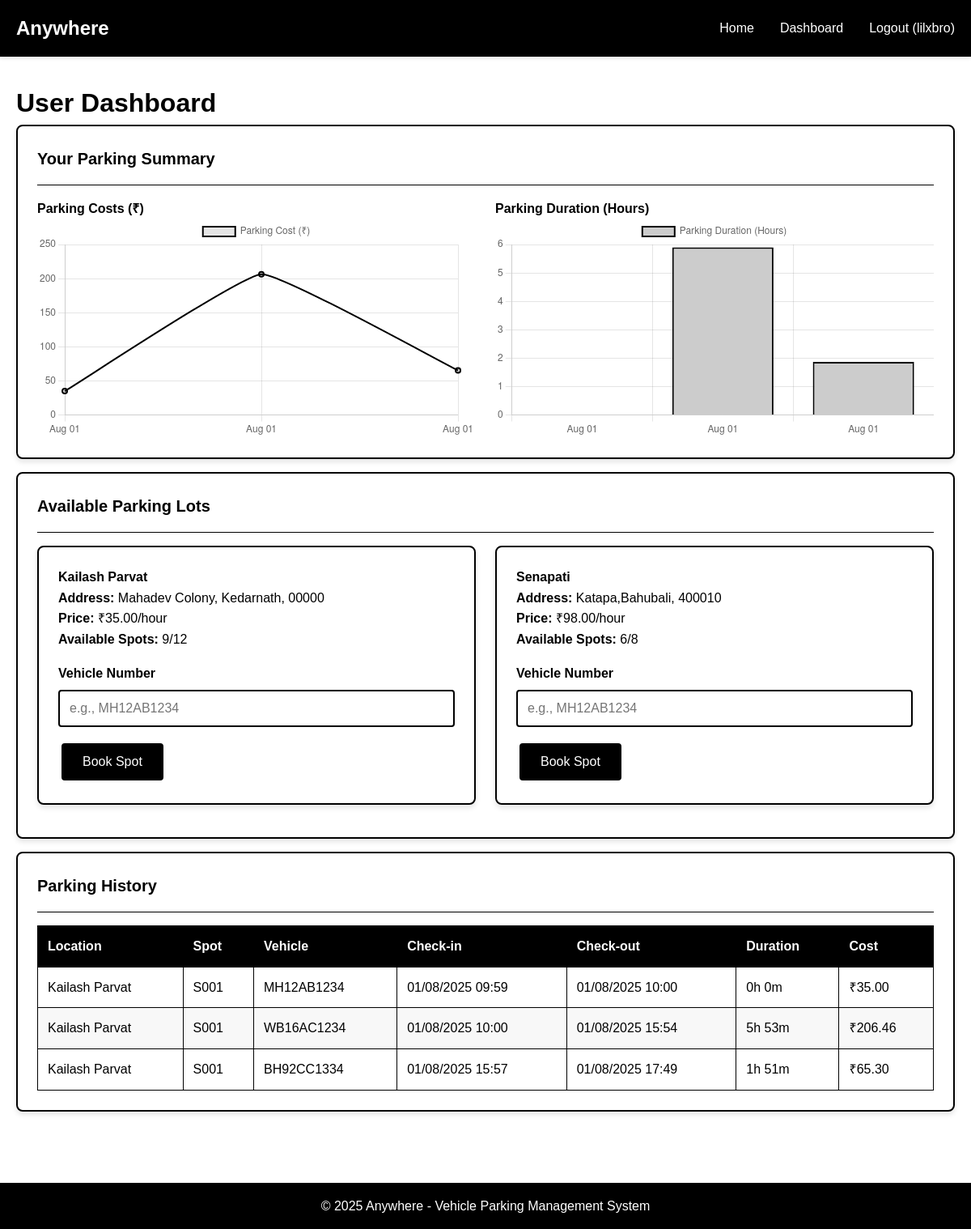
The page /user/dashboard (signed in) on the database its author committed.
### backend/models.py (models this page shows, shortened)
class User(db.Model):
    __tablename__ = 'users'
    id = db.Column(db.Integer, primary_key=True)
    username = db.Column(db.String(80), unique=True, nullable=False)
    email = db.Column(db.String(120), unique=True, nullable=False)
    password_hash = db.Column(db.String(120), nullable=False)
    phone = db.Column(db.String(15), nullable=True)
    is_admin = db.Column(db.Boolean, default=False)
    created_at = db.Column(db.DateTime, default=datetime.utcnow)
    reservations = db.relationship('Reservation', backref='user', lazy=True, cascade='all, delete-orphan')

class ParkingLot(db.Model):
    __tablename__ = 'parking_lots'
    id = db.Column(db.Integer, primary_key=True)
    prime_location_name = db.Column(db.String(100), nullable=False)
    address = db.Column(db.Text, nullable=False)
    pin_code = db.Column(db.String(10), nullable=False)
    price_per_hour = db.Column(db.Float, nullable=False)
    maximum_spots = db.Column(db.Integer, nullable=False)
    created_at = db.Column(db.DateTime, default=datetime.utcnow)
    spots = db.relationship('ParkingSpot', backref='lot', lazy=True, cascade='all, delete-orphan', order_by='ParkingSpot.spot_number')
    @property
    def available_spots_count(self):
        return len([spot for spot in self.spots if spot.status == 'A'])

class ParkingSpot(db.Model):
    __tablename__ = 'parking_spots'
    id = db.Column(db.Integer, primary_key=True)
    lot_id = db.Column(db.Integer, db.ForeignKey('parking_lots.id'), nullable=False)
    spot_number = db.Column(db.String(10), nullable=False)
    status = db.Column(db.String(1), default='A', nullable=False)  # A-Available, O-Occupied
    created_at = db.Column(db.DateTime, default=datetime.utcnow)
    reservations = db.relationship('Reservation', backref='spot', lazy=True)

class Reservation(db.Model):
    __tablename__ = 'reservations'
    id = db.Column(db.Integer, primary_key=True)
    spot_id = db.Column(db.Integer, db.ForeignKey('parking_spots.id'), nullable=False)
    user_id = db.Column(db.Integer, db.ForeignKey('users.id'), nullable=False)
    vehicle_number = db.Column(db.String(20), nullable=False)
    parking_timestamp = db.Column(db.DateTime, default=datetime.utcnow)
    leaving_timestamp = db.Column(db.DateTime, nullable=True)
    parking_cost = db.Column(db.Float, nullable=True)
    @property
    def duration_str(self):
        end_time = self.leaving_timestamp or datetime.utcnow()
        if self.parking_timestamp:
            duration = end_time - self.parking_timestamp
            hours = int(duration.total_seconds() // 3600)
            minutes = int((duration.total_seconds() % 3600) // 60)
            if not self.leaving_timestamp:
                return f"{hours}h {minutes}m (ongoing)"
            return f"{hours}h {minutes}m"
        return "N/A"

### backend/app.py (the view)
@app.route('/user/dashboard')
@login_required
def user_dashboard():
    user = User.query.get(session['user_id'])
    if user.is_admin:
        return redirect(url_for('admin_dashboard'))
    lots = ParkingLot.query.all()
    available_lots = [lot for lot in lots if lot.available_spots_count > 0]
    current_reservations = Reservation.query.filter_by(
        user_id=user.id,
        leaving_timestamp=None
    ).all()
    past_reservations = Reservation.query.filter(
        Reservation.user_id == user.id,
        Reservation.leaving_timestamp.isnot(None)
    ).order_by(Reservation.leaving_timestamp.asc()).all()
    user_chart_data = {
        'labels': [res.leaving_timestamp.strftime('%b %d') for res in past_reservations],
        'costs': [res.parking_cost for res in past_reservations],
        'durations': [round((res.leaving_timestamp - res.parking_timestamp).total_seconds() / 3600, 2) for res in past_reservations]
    }
    return render_template('user_dashboard.html',
                           lots=available_lots,
                           current_reservations=current_reservations,
                           past_reservations=past_reservations,
                           user_chart_data=user_chart_data)

### backend/app.py (called while the page is built)
def login_required(f):
    @wraps(f)
    def decorated_function(*args, **kwargs):
        if 'user_id' not in session:
            flash('Please log in to access this page.', 'error')
            return redirect(url_for('login'))
        return f(*args, **kwargs)
    return decorated_function

### frontend/templates/user_dashboard.html (shortened to what this page needs)
{% extends "base.html" %}
{% block content %}
<h1>User Dashboard</h1>
{% if past_reservations %}
<div class="card mb-2">
    <div class="card-header">
        <h3 class="card-title">Your Parking Summary</h3>
    </div>
    <div class="row">
        <div class="col-md-6">
            <h4>Parking Costs (₹)</h4>
            <canvas id="parkingCostChart"></canvas>
        </div>
        <div class="col-md-6">
            <h4>Parking Duration (Hours)</h4>
            <canvas id="parkingDurationChart"></canvas>
        </div>
    </div>
</div>
{% endif %}
<div class="card mb-2">
    <div class="card-header">
        <h3 class="card-title">Available Parking Lots</h3>
    </div>
    {% if lots %}
        <div class="row">
            {% for lot in lots %}
            <div class="col-md-6">
                <div class="card mb-2">
                    <h4>{{ lot.prime_location_name }}</h4>
                    <p><strong>Address:</strong> {{ lot.address }}, {{ lot.pin_code }}</p>
                    <p><strong>Price:</strong> ₹{{ "%.2f"|format(lot.price_per_hour) }}/hour</p>
                    <p><strong>Available Spots:</strong> {{ lot.available_spots_count }}/{{ lot.maximum_spots }}</p>
                    {% if lot.available_spots_count > 0 %}
                        <form method="POST" action="{{ url_for('book_spot', lot_id=lot.id) }}" style="margin-top: 1rem;">
                            <div class="form-group">
                                <label class="form-label" for="vehicle_number_{{ lot.id }}">Vehicle Number</label>
                                <input type="text"
                                       class="form-control"
                                       id="vehicle_number_{{ lot.id }}"
                                       name="vehicle_number"
                                       placeholder="e.g., MH12AB1234"
                                       required>
                            </div>
                            <button type="submit" class="btn btn-primary">Book Spot</button>
                        </form>
                    {% else %}
                        <p class="text-center"><em>No spots available</em></p>
                    {% endif %}
                </div>
            </div>
            {% endfor %}
        </div>
    {% else %}
        <p class="text-center p-2">No parking lots available at the moment.</p>
    {% endif %}
</div>
{% if past_reservations %}
<div class="card">
    <div class="card-header">
        <h3 class="card-title">Parking History</h3>
    </div>
    <table class="table">
        <thead>
            <tr>
                <th>Location</th>
                <th>Spot</th>
                <th>Vehicle</th>
                <th>Check-in</th>
                <th>Check-out</th>
                <th>Duration</th>
                <th>Cost</th>
            </tr>
        </thead>
        <tbody>
            {% for reservation in past_reservations %}
            <tr>
                <td>{{ reservation.spot.lot.prime_location_name }}</td>
                <td>{{ reservation.spot.spot_number }}</td>
                <td>{{ reservation.vehicle_number }}</td>
                <td>{{ reservation.parking_timestamp.strftime('%d/%m/%Y %H:%M') }}</td>
                <td>{{ reservation.leaving_timestamp.strftime('%d/%m/%Y %H:%M') if reservation.leaving_timestamp else 'N/A' }}</td>
                <td>{{ reservation.duration_str }}</td>
                <td>₹{{ "%.2f"|format(reservation.parking_cost) if reservation.parking_cost else '0.00' }}</td>
            </tr>
            {% endfor %}
        </tbody>
    </table>
</div>
{% endif %}
{% endblock %}
{% block scripts %}
{% if user_chart_data and user_chart_data.labels %}
<script>
document.addEventListener('DOMContentLoaded', function() {
    // User Parking Cost Chart
    const costCtx = document.getElementById('parkingCostChart').getContext('2d');
    new Chart(costCtx, {
        type: 'line',
        data: {
            labels: {{ user_chart_data.labels | tojson }},
            datasets: [{
                label: 'Parking Cost (₹)',
                data: {{ user_chart_data.costs | tojson }},
                fill: false,
                borderColor: '#000000',
                tension: 0.1,
                borderWidth: 2
            }]
        },
        options: {
            responsive: true,
            scales: {
                y: {
                    beginAtZero: true
                }
            }
        }
    });
    // User Parking Duration Chart
    const durationCtx = document.getElementById('parkingDurationChart').getContext('2d');
    new Chart(durationCtx, {
        type: 'bar',
        data: {
            labels: {{ user_chart_data.labels | tojson }},
            datasets: [{
                label: 'Parking Duration (Hours)',
                data: {{ user_chart_data.durations | tojson }},
                backgroundColor: '#cccccc',
                borderColor: '#000000',
                borderWidth: 2
            }]
        },
        options: {
            responsive: true,
            scales: {
                y: {
                    beginAtZero: true
                }
            }
        }
    });
});
</script>
{% endif %}
{% endblock %}

### frontend/templates/base.html (shortened to what this page needs)
<!DOCTYPE html>
<html lang="en">
<head>
    <link rel="stylesheet" href="{{ url_for('static', filename='css/style.css') }}">
</head>
<body>
    <header class="header">
        <div class="container">
            <nav class="navbar">
                <div class="logo">Anywhere</div>
                <ul class="nav-links">
                    <li><a href="{{ url_for('index') }}">Home</a></li>
                    {% if session.user_id %}
                        {% if session.is_admin %}
                            <li><a href="{{ url_for('admin_dashboard') }}">Dashboard</a></li>
                        {% else %}
                            <li><a href="{{ url_for('user_dashboard') }}">Dashboard</a></li>
                        {% endif %}
                        <li><a href="{{ url_for('logout') }}">Logout ({{ session.username }})</a></li>
                    {% else %}
                        <li><a href="{{ url_for('login') }}">Login</a></li>
                        <li><a href="{{ url_for('register') }}">Register</a></li>
                    {% endif %}
                </ul>
            </nav>
        </div>
    </header>
    <main class="main-content">
        <div class="container">
            {% block content %}{% endblock %}
        </div>
    </main>
    <footer class="footer">
        <div class="container">
            <p>&copy; 2025 Anywhere - Vehicle Parking Management System</p>
        </div>
    </footer>
    {% block scripts %}{% endblock %}
</body>
</html>

### frontend/static/css/style.css (style rules this page uses)
* { margin: 0; padding: 0; box-sizing: border-box; }
body { font-family: 'Arial', sans-serif; background-color: #ffffff; color: #000000; line-height: 1.6; }
.container { max-width: 1200px; margin: 0 auto; padding: 0 20px; }
.header { background-color: #000000; color: #ffffff; padding: 1rem 0; box-shadow: 0 2px 5px rgba(0,0,0,0.1); }
.navbar { display: flex; justify-content: space-between; align-items: center; }
.logo { font-size: 1.5rem; font-weight: bold; }
.nav-links { display: flex; list-style: none; gap: 2rem; }
.nav-links a { color: #ffffff; text-decoration: none; transition: color 0.3s; }
.main-content { min-height: calc(100vh - 160px); padding: 2rem 0; }
.card { background-color: #ffffff; border: 2px solid #000000; border-radius: 8px; padding: 1.5rem; margin-bottom: 1.5rem; box-shadow: 0 4px 6px rgba(0,0,0,0.1); overflow: hidden; }
.card-header { border-bottom: 1px solid #000000; padding-bottom: 1rem; margin-bottom: 1rem; display: flex; justify-content: space-between; align-items: center; flex-wrap: wrap; }
.card-title { font-size: 1.25rem; font-weight: bold; color: #000000; margin-bottom: 0; }
.form-group { margin-bottom: 1rem; }
.form-label { display: block; margin-bottom: 0.5rem; font-weight: bold; color: #000000; }
.form-control { width: 100%; padding: 0.75rem; border: 2px solid #000000; border-radius: 4px; font-size: 1rem; background-color: #ffffff; color: #000000; }
.btn { display: inline-block; padding: 0.75rem 1.5rem; margin: 0.25rem; border: 2px solid #000000; border-radius: 4px; text-decoration: none; font-size: 1rem; cursor: pointer; transition: all 0.3s; text-align: center; background-color: #ffffff; color: #000000; }
.btn-primary { background-color: #000000; color: #ffffff; }
.table { width: 100%; border-collapse: collapse; margin-top: 1rem; }
.table th, .table td { padding: 0.75rem; text-align: left; border: 1px solid #000000; white-space: nowrap; }
.table th { background-color: #000000; color: #ffffff; font-weight: bold; }
.table tr:nth-child(even) { background-color: #f8f8f8; }
.row { display: flex; flex-wrap: wrap; margin: 0 -0.75rem; }
.col-md-8, .col-md-6, .col-md-4 { padding: 0 0.75rem; width: 100%; }
@media (min-width: 768px) { .col-md-6 { flex: 0 0 50%; max-width: 50%; } }
.footer { background-color: #000000; color: #ffffff; text-align: center; padding: 1rem 0; margin-top: 2rem; }
.mb-2 { margin-bottom: 1rem; }

### rows shown on the page
User: username "lilxbro"
ParkingLot: prime_location_name "Kailash Parvat", address "Mahadev Colony, Kedarnath", pin_code "00000", price_per_hour "35.00", available_spots_count "9", maximum_spots "12", vehicle_number "e.g., MH12AB1234"
ParkingLot: prime_location_name "Senapati", address "Katapa,Bahubali", pin_code "400010", price_per_hour "98.00", available_spots_count "6", maximum_spots "8", vehicle_number "e.g., MH12AB1234"
Reservation: spot.lot.prime_location_name "Kailash Parvat", spot.spot_number "S001", vehicle_number "MH12AB1234", parking_timestamp "01/08/2025 09:59", leaving_timestamp "01/08/2025 10:00", duration_str "0h 0m", parking_cost "35.00"
Reservation: spot.lot.prime_location_name "Kailash Parvat", spot.spot_number "S001", vehicle_number "WB16AC1234", parking_timestamp "01/08/2025 10:00", leaving_timestamp "01/08/2025 15:54", duration_str "5h 53m", parking_cost "206.46"
Reservation: spot.lot.prime_location_name "Kailash Parvat", spot.spot_number "S001", vehicle_number "BH92CC1334", parking_timestamp "01/08/2025 15:57", leaving_timestamp "01/08/2025 17:49", duration_str "1h 51m", parking_cost "65.30"

### other values the page prints
chart data {{ user_chart_data.costs | tojson }} [35.0, 206.46, 65.3]
chart data {{ user_chart_data.durations | tojson }} [0.0, 5.9, 1.87]
